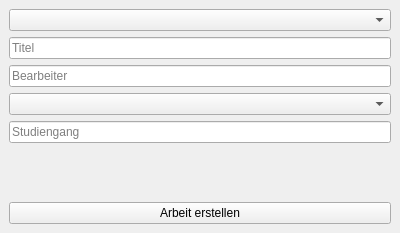
<?xml version="1.0" encoding="UTF-8"?>
<ui version="4.0">
 <class>CreateArbeitDock</class>
 <widget class="QDockWidget" name="CreateArbeitDock">
  <property name="geometry">
   <rect>
    <x>0</x>
    <y>0</y>
    <width>400</width>
    <height>233</height>
   </rect>
  </property>
  <property name="windowTitle">
   <string>Arbeit erstellen</string>
  </property>
  <widget class="QWidget" name="dockWidgetContents">
   <layout class="QVBoxLayout" name="verticalLayout">
    <item>
     <widget class="QComboBox" name="typ_comboBox">
      <property name="placeholderText">
       <string>Typ</string>
      </property>
     </widget>
    </item>
    <item>
     <widget class="QLineEdit" name="titel_lineEdit">
      <property name="placeholderText">
       <string>Titel</string>
      </property>
     </widget>
    </item>
    <item>
     <widget class="QLineEdit" name="bearbeiter_lineEdit">
      <property name="placeholderText">
       <string>Bearbeiter</string>
      </property>
     </widget>
    </item>
    <item>
     <widget class="QComboBox" name="status_comboBox">
      <property name="placeholderText">
       <string>Bearbeitungsstatus</string>
      </property>
     </widget>
    </item>
    <item>
     <widget class="QLineEdit" name="studiengang_lineEdit">
      <property name="placeholderText">
       <string>Studiengang</string>
      </property>
     </widget>
    </item>
    <item>
     <widget class="QLabel" name="error_label">
      <property name="text">
       <string/>
      </property>
     </widget>
    </item>
    <item>
     <widget class="QPushButton" name="create_pushButton">
      <property name="text">
       <string>Arbeit erstellen</string>
      </property>
     </widget>
    </item>
   </layout>
  </widget>
 </widget>
 <resources/>
 <connections/>
</ui>
